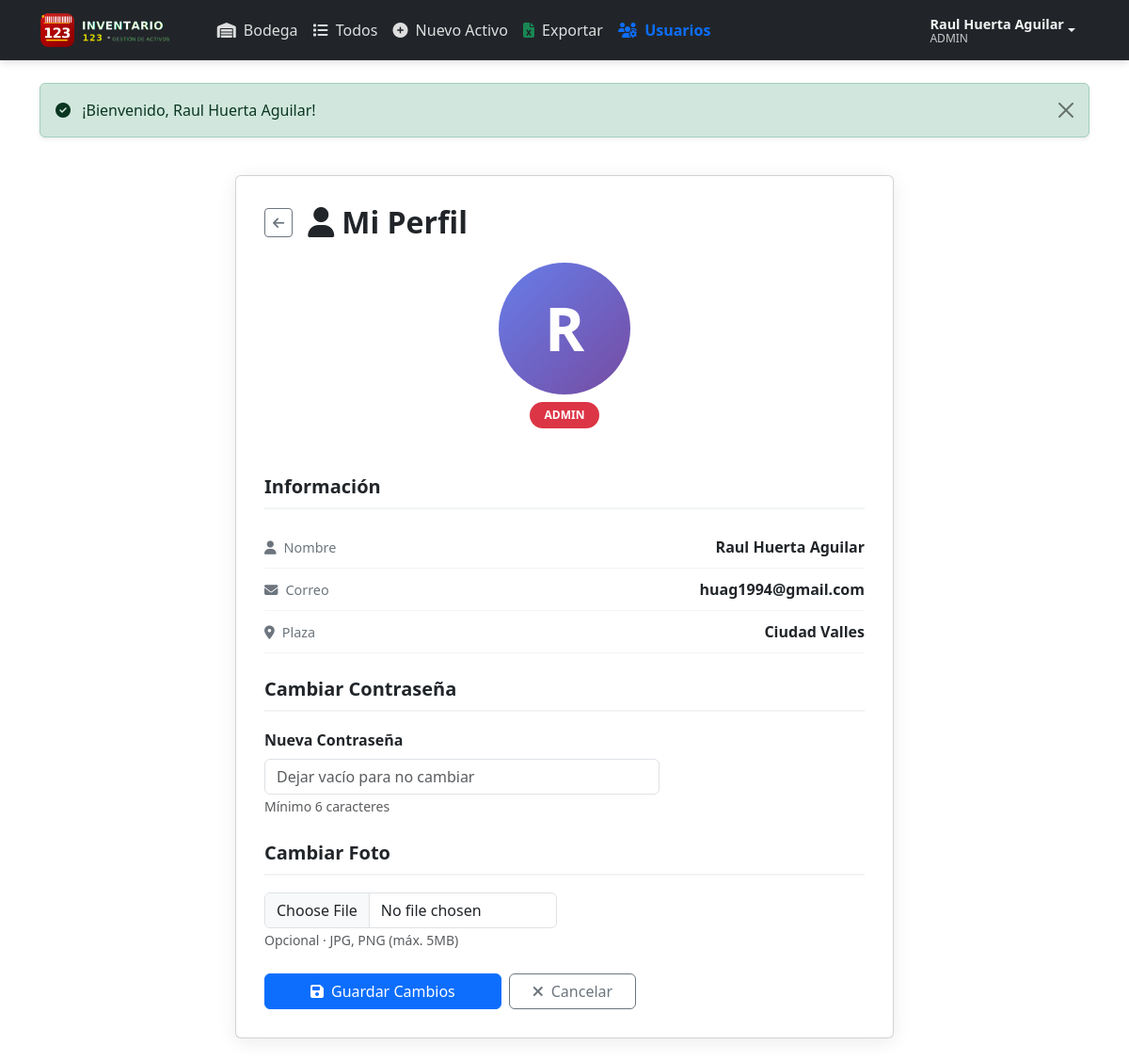
The app's page /index.php?controller=usuario&action=perfil&id=1 (signed in) with its own data.
### tables this page shows
CREATE TABLE `usuario` (
  `id` int(10) UNSIGNED NOT NULL,
  `nombre` varchar(100) NOT NULL,
  `email` varchar(150) NOT NULL,
  `password` varchar(255) NOT NULL,
  `foto` varchar(255) DEFAULT NULL,
  `plaza_id` int(10) UNSIGNED NOT NULL,
  `tipo` enum('admin','fs','coordinador','ati') NOT NULL DEFAULT 'fs'
);

CREATE TABLE `plaza` (
  `id` int(10) UNSIGNED NOT NULL,
  `cr_plaza` varchar(50) NOT NULL,
  `nombre` varchar(100) NOT NULL,
  `region_id` int(10) UNSIGNED NOT NULL
);

### app/Controllers/UsuarioController.php (called while the page is built, shortened)
<?php
class UsuarioController
{
    private $db;
    public function __construct($db)
    {
        $this->db   = $db;
    }
    public function perfil(): void
    {
        $idSesion = $this->idSesion();
        $id       = (int) ($_GET['id'] ?? $idSesion);
        $usuario = (new Usuario($this->db))->obtenerPorId($id);
        require_once ROOT_PATH . '/app/views/usuarios/perfil.php';
    }
    private function idSesion(): int
    {
        return (int) ($_SESSION['usuario']['id'] ?? $_SESSION['usuario_id'] ?? 0);
    }
}

### app/Models/Usuario.php (called while the page is built, shortened)
<?php
class Usuario
{
    private $conn;
    private string $tabla = 'usuario';
    public function __construct($db)
    {
        $this->conn = $db;
    }
    public function obtenerPorId(int $id): array|false
    {
        $stmt = $this->conn->prepare(
            "SELECT u.id, u.nombre, u.email, u.foto, u.plaza_id, u.tipo,
                    p.nombre AS plaza_nombre
             FROM {$this->tabla} u
             LEFT JOIN plaza p ON u.plaza_id = p.id
             WHERE u.id = :id LIMIT 1"
        );
        $stmt->bindParam(':id', $id, PDO::PARAM_INT);
        $stmt->execute();
        return $stmt->fetch(PDO::FETCH_ASSOC);
    }
}

### app/views/usuarios/perfil.php (the view, shortened to what this page needs)
<!DOCTYPE html>
<html lang="es">
<head>
</head>
<body>
<?php include ROOT_PATH . '/app/views/components/navbar.php'; ?>
<div class="container py-4">
<div class="card">
    <div class="d-flex align-items-center mb-4">
        <a href="index.php" class="btn btn-outline-secondary btn-sm me-3">
            <i class="fas fa-arrow-left"></i>
        </a>
        <h2 class="mb-0 fw-bold"><i class="fas fa-user me-2"></i>Mi Perfil</h2>
    </div>
    <div class="text-center mb-4">
        <?php if (!empty($usuario['foto'])): ?>
            <div class="avatar-circle" style="display:none;">
                <?= strtoupper(substr($usuario['nombre'],0,1)) ?>
            </div>
        <?php else: ?>
            <div class="avatar-circle">
                <?= strtoupper(substr($usuario['nombre'],0,1)) ?>
            </div>
        <?php endif; ?>
        <div class="mt-2">
            <?php
            $tipoClases = ['admin'=>'bg-danger','coordinador'=>'bg-warning text-dark','fs'=>'bg-primary','ati'=>'bg-info text-dark'];
            $clase = $tipoClases[$usuario['tipo']] ?? 'bg-secondary';
            ?>
            <span class="badge rounded-pill <?= $clase ?> px-3 py-2">
                <?= strtoupper(htmlspecialchars($usuario['tipo'])) ?>
            </span>
        </div>
    </div>
    <h5 class="section-title">Información</h5>
    <div class="info-row">
        <span class="info-label"><i class="fas fa-user me-2"></i>Nombre</span>
        <span class="info-value"><?= htmlspecialchars($usuario['nombre']) ?></span>
    </div>
    <div class="info-row">
        <span class="info-label"><i class="fas fa-envelope me-2"></i>Correo</span>
        <span class="info-value"><?= htmlspecialchars($usuario['email']) ?></span>
    </div>
    <div class="info-row">
        <span class="info-label"><i class="fas fa-map-marker-alt me-2"></i>Plaza</span>
        <span class="info-value"><?= htmlspecialchars($usuario['plaza_nombre'] ?? '—') ?></span>
    </div>
    <h5 class="section-title">Cambiar Contraseña</h5>
    <form method="POST" action="index.php?controller=usuario&action=actualizar">
        <div class="row g-3 mb-4">
            <div class="col-md-8">
                <label class="form-label fw-semibold">Nueva Contraseña</label>
                <input type="password" name="password" class="form-control"
                       minlength="6" placeholder="Dejar vacío para no cambiar">
                <small class="text-muted">Mínimo 6 caracteres</small>
            </div>
        </div>
        <h5 class="section-title">Cambiar Foto</h5>
        <div class="row g-3 mb-4">
            <div class="col-md-6">
                <input type="file" name="foto" id="foto" class="form-control"
                       accept="image/*" onchange="previewImg()">
                <small class="text-muted">Opcional · JPG, PNG (máx. 5MB)</small>
            </div>
            <div class="col-md-3">
            </div>
        </div>
        <div class="d-flex gap-2">
            <button type="submit" class="btn btn-primary px-5">
                <i class="fas fa-save me-2"></i>Guardar Cambios
            </button>
            <a href="index.php" class="btn btn-outline-secondary px-4">
                <i class="fas fa-times me-2"></i>Cancelar
            </a>
        </div>
    </form>
</div>
</div>
</body>
</html>

### app/views/usuarios/perfil.php (style rules this page uses)
body { font-family:'Inter',sans-serif; background:#f4f7f6; }
.card { background:white; border-radius:15px; padding:30px; box-shadow:0 4px 20px rgba(0,0,0,.08); max-width:700px; margin:0 auto; }
.avatar-circle { width:140px; height:140px; border-radius:50%; background:linear-gradient(135deg,#667eea,#764ba2); display:inline-flex; align-items:center; justify-content:center; color:white; font-size:64px; font-weight:700; }
.section-title { font-weight:700; color:#212529; border-bottom:2px solid #f1f3f5; padding-bottom:10px; margin-bottom:18px; margin-top:26px; }
.info-row { display:flex; justify-content:space-between; align-items:center; padding:10px 0; border-bottom:1px solid #f1f3f5; }
.info-label { color:#6c757d; font-size:.9rem; }
.info-value { font-weight:600; }

### records on screen
usuario: nombre "R", tipo "ADMIN", nombre "Raul Huerta Aguilar", email "huag1994@gmail.com", plaza.nombre "Ciudad Valles"

### other values on screen
$_SESSION['usuario']['nombre'] "Raul Huerta Aguilar"
$tipo ?: '—' "ADMIN"
$_SESSION[$key] "¡Bienvenido, Raul Huerta Aguilar!"
